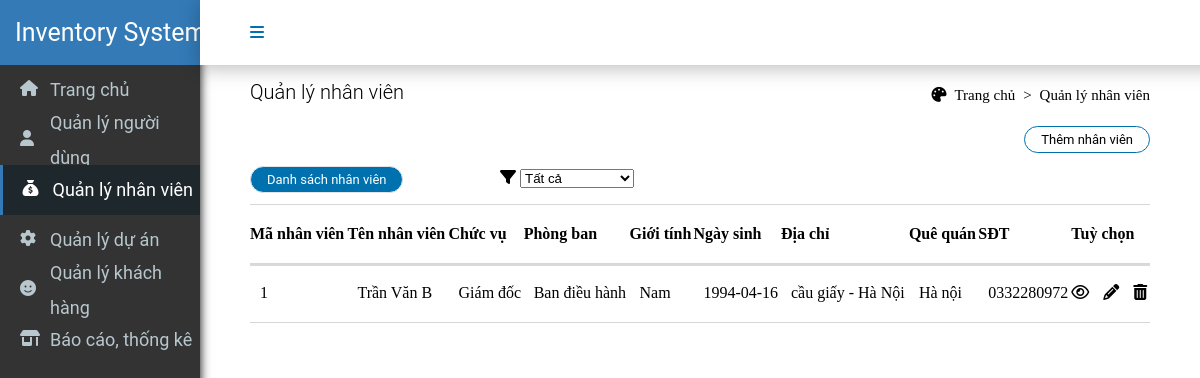
The page /application/staff.php on the database its author committed.
### tables this page shows
CREATE TABLE `user` (
  `User_ID` int(11) NOT NULL,
  `Position_ID` int(11) NOT NULL,
  `Department_ID` int(11) NOT NULL,
  `User_name` varchar(50) NOT NULL,
  `Account_ID` int(11) NOT NULL,
  `User_address` varchar(100) NOT NULL,
  `User_birth` date NOT NULL,
  `User_gender` varchar(10) NOT NULL,
  `User_Town` varchar(100) NOT NULL,
  `User_phone` varchar(11) NOT NULL
);

CREATE TABLE `position` (
  `Position_ID` int(11) NOT NULL,
  `Position_name` varchar(50) NOT NULL,
  `Position_des` varchar(100) NOT NULL
);

CREATE TABLE `department` (
  `Department_ID` int(11) NOT NULL,
  `Department_name` varchar(50) NOT NULL
);

### process/connect.php (called while the page is built, shortened)
<?php
abstract class connection {
    protected $DB_TYPE;
    protected $DB_HOST;
    protected $DB_NAME;
    protected $USER;
    protected $PW;
    protected $connection;
    public function __construct() {
        $this->DB_TYPE = 'mysql';
        $this->DB_HOST = 'localhost';
        $this->DB_NAME = 'kltn';
        $this->USER = 'root';
        $this->PW = '';
        $this->connection = $this->conn();
    }
    public function conn() {
        try {
            $conn = new PDO("$this->DB_TYPE:host=$this->DB_HOST;dbname=$this->DB_NAME", $this->USER, $this->PW);
            $conn->setAttribute(PDO::ATTR_DEFAULT_FETCH_MODE, PDO::FETCH_ASSOC);
            return $conn;
        } catch (Exception $e) {
            die("Connection failed: " . $e->getMessage());
        }
    }
    public function prepareSQL($sql) {
        return $this->connection->prepare($sql);
}
}
class Query extends connection {
    public function staff() {
        $sql = "SELECT * FROM user
        INNER JOIN position ON user.Position_ID = position.Position_ID
        INNER JOIN department ON user.Department_ID = department.Department_ID
        ORDER BY User_ID DESC";
        $stmt = $this->prepareSQL($sql);
        $stmt->execute();
        return $stmt->fetchAll();
    }
}

### application/staff.php (the view, shortened to what this page needs)
<?php
require_once '../process/connect.php';
$getinf = new Query();
$staffs = $getinf->staff();
?>
<!DOCTYPE html>
<html lang="en">
<head>
    <link rel="stylesheet" href="../css/index.css">
    <link rel="stylesheet" href="../css/project.css">
    <link rel="stylesheet" href="https://cdnjs.cloudflare.com/ajax/libs/font-awesome/6.4.0/css/all.min.css">
</head>
<body>
    <div class="navbar">
        <div class="navbar-box">
            <i class="fa-solid fa-bars active" style="color: #0071AF;"></i>
        </div>
    </div>
    <div class="sidebar">
        <h1>Inventory System</h1>
        <div class="sidebar-box">
            <i class="fa-solid fa-house" style="color: #b8c7ce;"></i>
            <h2><a href="index.php">Trang chủ</a></h2>
        </div>
        <div class="sidebar-box">
            <i class="fa-solid fa-user" style="color: var(--white, #b8c7ce);"></i>
            <h2>Quản lý người dùng</h2>
        </div>
        <div class="sidebar-box-active">
            <i class="fa-solid fa-sack-dollar" style="color: var(--white, white);"></i>
            <h2><a href="order.php">Quản lý nhân viên</a></h2>
        </div>
        <div class="sidebar-box">
            <i class="fa-solid fa-gear" style="color: var(--white, #b8c7ce);"></i>
            <h2><a href="project.php">Quản lý dự án</a></h2>
        </div>
        <div class="sidebar-box">
            <i class="fa-solid fa-face-smile" style="color: var(--white, #b8c7ce);"></i>
            <h2>Quản lý khách hàng</h2>
        </div>
        <div class="sidebar-box">
            <i class="fa-solid fa-shop" style="color: var(--white, #b8c7ce);"></i>
            <h2><a href="brand.php">Báo cáo, thống kê</a></h2>
        </div>
    </div>
    <div class="content">
        <div class="content-title">
            <p>Quản lý nhân viên</p>
            <ul>
                <i class="fa-solid fa-palette"></i>
                <li class="home"><a href="index.php">Trang chủ</a></li>
                <li> > </li>
                <li>Quản lý nhân viên</li>
            </ul>
        </div>
        <div class="order-list">
            <div class="add-order">
                <button class="add-order-button" name=""><a href="create/entry.php">Thêm nhân viên</a></button>
            </div>
            <div class="order-list-option">
                <button class="order-list-button active button" name="">Danh sách nhân viên</button>
            </div>
            <div class="each-order-list">
                <div class="order-list-box active">
                    <div class="filter">
                        <i class="fa-solid fa-filter"></i>
                        <select name="cars" id="cars">
                            <option value="volvo">Tất cả</option>
                        </select>
                    </div>
                    <table>
                        <tr class="order-box-select">
                            <th>Mã nhân viên</th>
                            <th>Tên nhân viên</th>
                            <th>Chức vụ</th>
                            <th>Phòng ban</th>
                            <th>Giới tính</th>
                            <th>Ngày sinh</th>
                            <th>Địa chỉ</th>
                            <th>Quê quán</th>
                            <th>SĐT</th>
                            <th>Tuỳ chọn</th>
                        </tr>
                        <?php
                        foreach ($staffs as $staff): ?>
                        <tr>
                            <td><a href=""></a><?php echo $staff["User_ID"] ?></td>
                            <td><a href=""></a><?php echo $staff["User_name"] ?></td>
                            <td><a href=""></a><?php echo $staff["Position_name"] ?></td>
                            <td><a href=""></a><?php echo $staff["Department_name"] ?></td>
                            <td><a href=""></a><?php echo $staff["User_gender"] ?></td>
                            <td><a href=""></a><?php echo $staff["User_birth"] ?></td>
                            <td><a href=""></a><?php echo $staff["User_address"] ?></td>
                            <td><a href=""></a><?php echo $staff["User_Town"] ?></td>
                            <td><a href=""></a><?php echo $staff["User_phone"] ?></td>
                            <td>
                                <a href="create/infor_entry.php?id=<?= $staff['User_ID'] ?>"><i class="fa-regular fa-eye"></i></a>
                                <a href="create/change_entry.php?id=<?= $staff['User_ID'] ?>"><i class="fa-solid fa-pencil"></i></a>
                                <i onclick="confirmDelete()" class="fa-solid fa-trash-can"></i>
                            </td>
                        </tr>
                        <?php endforeach; ?>
                    </table>
                </div>
            </div>
        </div>
    </div>
</body>
</html>

### css/index.css (style rules this page uses)
* { margin: 0; }
.sidebar { position: fixed; width: 200px; height: 100%; background: #333; height: 860px; overflow: hidden; flex-direction: column; top: 0; display: flex; flex-direction: column; align-items: center; box-shadow: 0 0 10px 0; }
.sidebar h1 { color: var(--white, #FFF); font-family: Roboto; font-size: 25px; padding-left: 30px; font-style: normal; font-weight: 400; line-height: 35.5px; display: flex; align-items: center; background-color: #337ab7; width: 100%; height: 65px; }
.sidebar-box-active { position: relative; }
.sidebar-box-active .fa-solid { position: absolute; left: 25px; top: 15px; }
.sidebar-box-active a:link { color: white; }
.sidebar-box { position: relative; }
.sidebar-box .fa-solid { position: absolute; left: 20px; top: 15px; }
.sidebar-box h2 { color: var(--white, #b8c7ce); font-family: Roboto; font-size: 18px; padding-left: 50px; font-style: normal; font-weight: 400; line-height: 35.5px; display: flex; align-items: center; width: 150px; height: 50px; }
.sidebar-box a:link { color: var(--white, #b8c7ce); font-family: Roboto; font-size: 18px; font-style: normal; font-weight: 400; line-height: 35.5px; display: flex; align-items: center; width: 150px; height: 50px; }
.sidebar-box-active .fa-solid { color: var(--white, white); }
.sidebar-box-active h2 { color: var(--white, #FFF); font-family: Roboto; font-size: 18px; padding-left: 50px; font-style: normal; font-weight: 400; line-height: 35.5px; display: flex; align-items: center; width: 150px; height: 50px; background-color: #1e282c; border-left: 5px solid #337ab7; }
.navbar { position: fixed; display: flex; width: 100%; height: 65px; justify-content: space-between; align-items: center; top: 0; left: 200px; background: #FFF; box-shadow: 0px 4px 18px 0px rgba(0, 0, 0, 0.25); box-sizing: border-box; z-index: 5; }
.navbar .navbar-box { display: flex; }
.navbar .navbar-box .fa-bars { margin-left: 50px; margin-right: 950px; }
.content { position: relative; top: 80px; margin-left: 250px; margin-right: 50px; }
.content-title { display: flex; align-items: end; }
.content-title p { font-family: Roboto; font-size: 20px; font-style: normal; font-weight: 300; display: flex; align-items: center; }
.content-title ul { position: absolute; right: 0px; list-style: none; display: flex; gap: 8px; font-size: 15px; }
table { width: 100%; text-align: left; }
table, th, td { border-top: 1px solid #D8D8D8 ; border-bottom: 1px solid #D8D8D8 ; border-collapse: collapse; box-shadow: #D8D8D8; }
th, td { padding: 20px 0; }
a:link { text-decoration: none; }
.home a:link { color: black }
.order-box-select { box-shadow: 0px 2px 0px 0px rgba(0, 0, 0, 0.15); }

### css/project.css (style rules this page uses)
.order-list { position: relative; }
.order-list .order-list-box { display: none; }
.add-order { position: relative; display: flex; height: 30px; align-items: center; margin-top: 20px; gap: 10px; flex-direction: row-reverse; }
.add-order-button { border-radius: 20px; border: 1px solid var(--1-border, #0071AF); background: var(--1-white, #FFF); padding: 5px 16px; color: var(--1-text, #606060); font-family: Roboto; font-size: 13px; font-style: normal; font-weight: 400; line-height: normal; }
.order-list-option { position: relative; display: flex; height: 30px; align-items: center; margin-top: 10px; margin-bottom: 10px; gap: 10px; }
.order-list-button { border-radius: 20px; border: 1px solid var(--1-border, #E4E4E4); background: var(--1-white, #FFF); padding: 5px 16px; color: var(--1-text, #606060); font-family: Roboto; font-size: 13px; font-style: normal; font-weight: 400; line-height: normal; }
.filter { position: absolute; top: 45px; left: 250px; }
.add-order-button a { color: black; }
.order-list-box a { color: black; margin-right: 10px; }
.button { background: var(--d-9-d-9-d-9, #0071AF); color: white; }
.order-list-box.active { display: block; }

### rows shown on the page
user: User_ID "1", User_name "Trần Văn B", Position_ID.Position_name "Giám đốc", Department_ID.Department_name "Ban điều hành", User_gender "Nam", User_birth "1994-04-16", User_address "cầu giấy - Hà Nội", User_Town "Hà nội", User_phone "0332280972"
